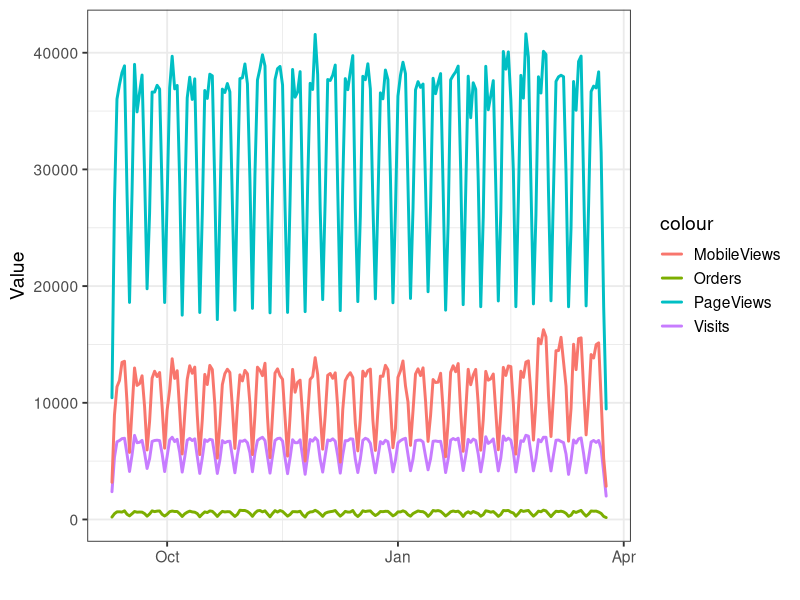
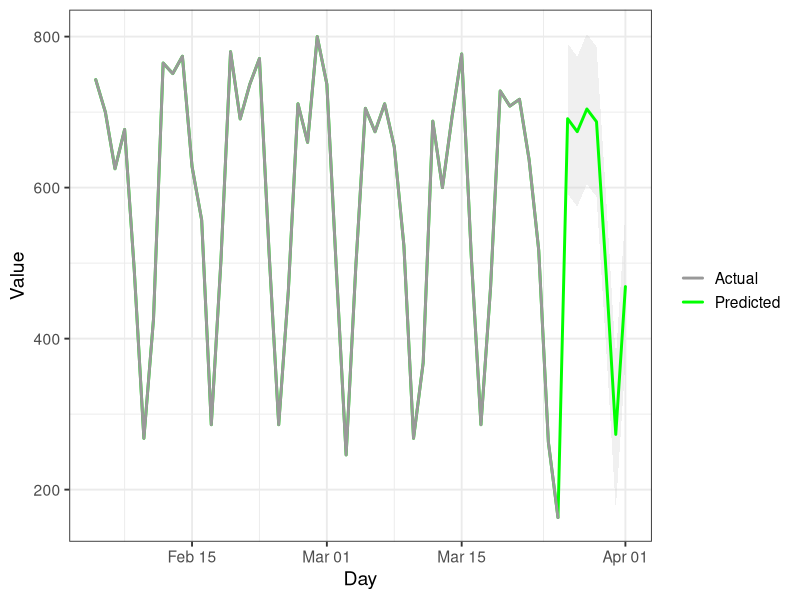
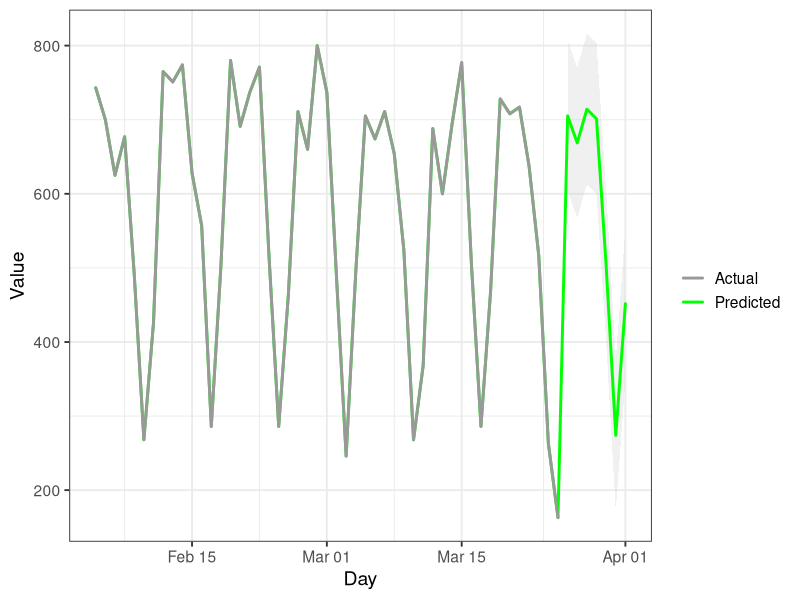

These charts were generated, in order, by the following R code:
# Install the R packages: ggplot2, forecast
install.packages("forecast")
install.packages("ggplot2")

# Call the two libraries
require(ggplot2)
require(forecast)

# Set the working directory for the data
setwd("../data/")

dat <- read.delim(file = "tsdata.tsv", header=TRUE, stringsAsFactors=FALSE, sep="\t")

# Perform the necessary formatting of the strings

dat$Day <- as.Date(dat$Day,format="%m/%d/%y")
dat$Visits <- as.numeric(gsub(",","",dat$Visits))
dat$MobileViews <- as.numeric(gsub(",","",dat$Mobile.Views))
dat$Orders <- as.numeric(gsub(",","",dat$Orders))
dat$PageViews <- as.numeric(gsub(",","",dat$Page.Views))


tname <- "Holiday"
p <- ggplot(data=dat,aes(x=Day)) +
  geom_line(aes(y=Visits, color="Visits"), size = 1, lineend = "round") +
  geom_line(aes(y=MobileViews, color="MobileViews"), size = 1, lineend = "round") +
  geom_line(aes(y=Orders, color="Orders"), size = 1, lineend = "round") +
  geom_line(aes(y=PageViews, color="PageViews"), size = 1, lineend = "round") +
  #   scale_x_date(format = "%b-%Y") + 
#   scale_color_manual("", breaks = c("Visits","MobileViews"), values = c("cyan", "magenta")) +
  theme_bw(base_size=14) +
  xlab("") + ylab("Value")
print(p)

#########################################
## Visits forecast
#########################################
y <- ts(dat$Orders,frequency=7)

## Exponential smoothing models
fit.order <- ets(y)
forecast.order <- forecast(fit.order,h=7,level=c(95))
# plot(forecast.order)
n1 = 150
datplot <- data.frame(Day=c(dat$Day[n1:198],as.Date((1:7)+dat$Day[198])),Actual=NA,Predicted=NA
                 ,Lower=NA,Upper=NA)
datplot$Actual[1:(198-n1+1)] <- y[n1:198]
datplot$Predicted <- datplot$Actual
datplot$Predicted[(198-n1+2):(198-n1+8)] <- forecast.order$mean
datplot$Lower[(198-n1+2):(198-n1+8)] <- forecast.order$lower
datplot$Upper[(198-n1+2):(198-n1+8)] <- forecast.order$upper

p <- ggplot(data=datplot, aes(x=Day)) + 
  geom_ribbon(aes(ymin=Lower, ymax=Upper), alpha=0.3, fill="grey80") + 
  geom_line(aes(y=Predicted, color="Predicted"), size = 1, lineend = "round") + 
  geom_line(aes(y=Actual, color="Actual"), size = 1, lineend = "round") + 
  scale_color_manual("", 
                     breaks = c("Actual", "Predicted"),
                     values = c("grey60","green")) +
  theme_bw(base_size=14) + ylab("Value") + xlab("Day")
print(p)

## Arima models
fit.order <- auto.arima(y)
forecast.order <- forecast(fit.order,h=7,level=c(95))
# plot(forecast.order)
n1 = 150
datplot <- data.frame(Day=c(dat$Day[n1:198],as.Date((1:7)+dat$Day[198])),Actual=NA,Predicted=NA
                      ,Lower=NA,Upper=NA)
datplot$Actual[1:(198-n1+1)] <- y[n1:198]
datplot$Predicted <- datplot$Actual
datplot$Predicted[(198-n1+2):(198-n1+8)] <- forecast.order$mean
datplot$Lower[(198-n1+2):(198-n1+8)] <- forecast.order$lower
datplot$Upper[(198-n1+2):(198-n1+8)] <- forecast.order$upper

p <- ggplot(data=datplot, aes(x=Day)) + 
  geom_ribbon(aes(ymin=Lower, ymax=Upper), alpha=0.3, fill="grey80") + 
  geom_line(aes(y=Predicted, color="Predicted"), size = 1, lineend = "round") + 
  geom_line(aes(y=Actual, color="Actual"), size = 1, lineend = "round") + 
  scale_color_manual("", 
                     breaks = c("Actual", "Predicted"),
                     values = c("grey60","green")) +
  theme_bw(base_size=14) + ylab("Value") + xlab("Day")
print(p)
